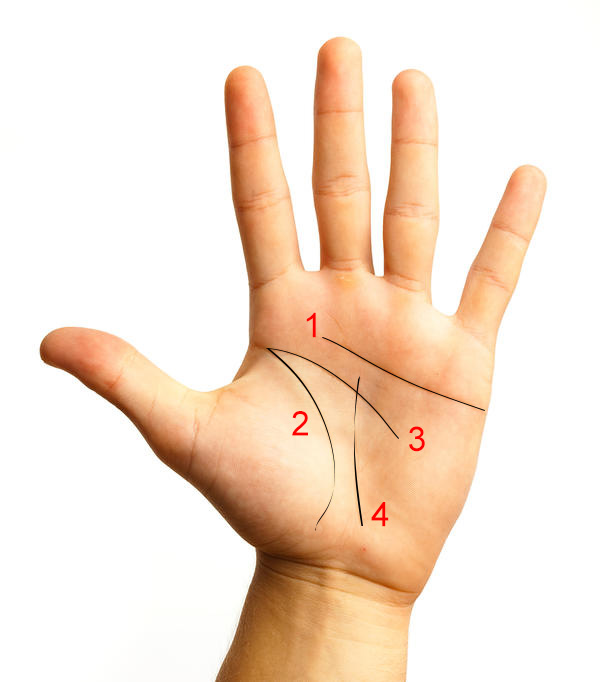
#> input picture images/HandLines.jpg, 600 x 682 px
$ python -i effects.py   (imports and definitions only)
#> lines starting #> are read from the running program, lines starting #| are printed output that depends on the picture; after the words box and inside, x2 and y2 are one past the last pixel; in counts of white or black regions, pixels touching at a corner belong together
#> further down, picture is the input picture: shape (682, 600, 3); mean B, G, R 209.9, 226.2, 245.5
import cv2
import numpy as np

def get_ball(image):
    radius = 20
    color = (255, 0, 0)
    thickness = -1
    center_coordinates = (50, 50)
    new_image = cv2.circle(image, center_coordinates, radius, color, thickness)
    return new_image

def change_colour(image):
    (rows, cols, height) = np.shape(image)
    red_img = np.full((rows, cols, 3), (0, 0, 255), np.uint8)
    new_image = cv2.add(image, red_img)
    return new_image

def change_colour_green(image):
    (rows, cols, height) = np.shape(image)
    green_img = np.full((rows, cols, 3), (0, 150, 0), np.uint8)
    new_image = cv2.add(image, green_img)
    return new_image

def change_colour_blue(image):
    (rows, cols, height) = np.shape(image)
    blue_img = np.full((rows, cols, 3), (255, 0, 0), np.uint8)
    new_image = cv2.add(image, blue_img)
    return new_image

def change_colour_purple(image):
    (rows, cols, height) = np.shape(image)
    blue_img = np.full((rows, cols, 3), (200, 0, 200), np.uint8)
    new_image = cv2.add(image, blue_img)
    return new_image
def change_colour_yellow(image):
    (rows, cols, height) = np.shape(image)
    blue_img = np.full((rows, cols, 3), (150, 150, 0), np.uint8)
    new_image = cv2.add(image, blue_img)
    return new_image

def colourize_image(image):
    cnt = 0
    hsvim = cv2.cvtColor(image, cv2.COLOR_BGR2HSV)
#> hsvim: shape (682, 600, 3); mean H, S, V 7.6, 41.8, 245.6
    lower = np.array([0, 10, 60], dtype="uint8")
    upper = np.array([20, 150, 255], dtype="uint8")
    sensitivity = 130

    lower = np.array([0, 0, 255 - sensitivity])
    upper = np.array([179, sensitivity, 255])
    skinRegionHSV = cv2.inRange(hsvim, lower, upper)
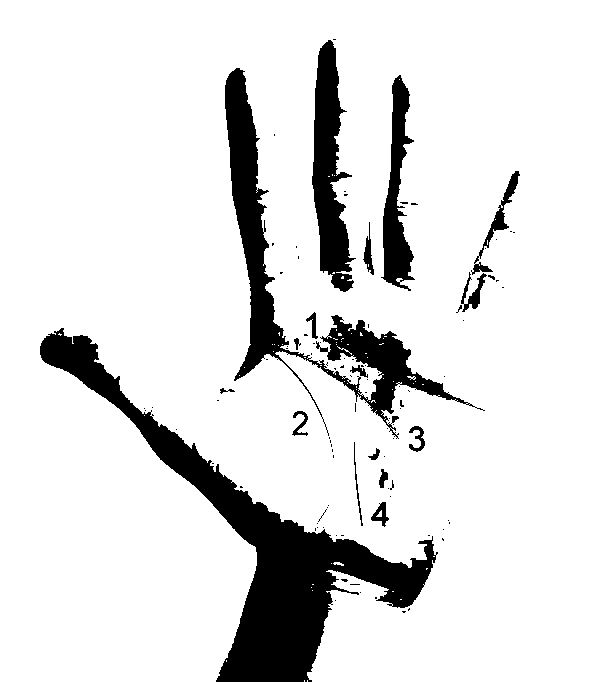
#> skinRegionHSV: shape (682, 600); 88% white; 102 black regions (85 under 20 px), largest, box (x1, y1, x2, y2) and area: (40, 328, 438, 682) 24653, (225, 68, 485, 439) 12497, (312, 40, 356, 292) 5885
    blurred = cv2.blur(skinRegionHSV, (2, 2))
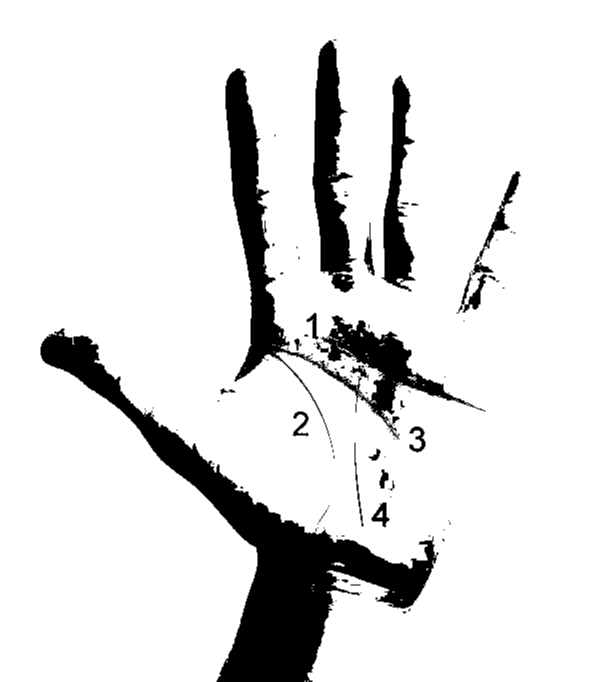
#> blurred: shape (682, 600); min 0, max 255, mean 224.3
    ret, thresh = cv2.threshold(blurred, 0, 255, cv2.THRESH_BINARY)
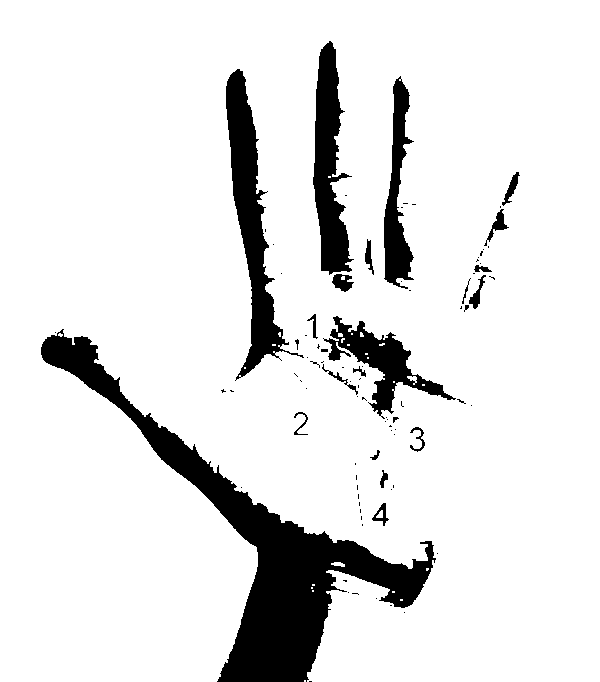
#> thresh: shape (682, 600); 89.1% white; 90 black regions (67 under 20 px)
    #return thresh

    #print(thresh)
    contours, hierarchy = cv2.findContours(thresh, cv2.RETR_TREE, cv2.CHAIN_APPROX_SIMPLE)
#> contours = 146 contours, 116 with area under 20; largest, box (x1, y1, x2, y2) and area: (0, 0, 600, 682) 383691, (225, 68, 305, 381) 7362, (312, 40, 355, 276) 5504, (323, 315, 457, 417) 4108, (383, 75, 415, 290) 3403
    try:
        contours = max(contours, key=lambda x: cv2.contourArea(x))
#> contours = contour of 773 points, box (x1, y1, x2, y2) (0, 0, 600, 682), area 383691
        #print(contours)
        cv2.drawContours(image, [contours], -1, (255, 255, 0), 2)
        #cnt = contours[0]
        hull = cv2.convexHull(contours, returnPoints=False)
#> hull = [772, 771, 1, 0]
        #cv2.drawContours(image, hull, -1, (0, 255, 255), 2)
        #print(hull)
        defects = cv2.convexityDefects(contours, hull)
#> defects = [[1, 771, 214, 90368]]
        #print(defects)

        if defects is not None:
            cnt = 0
        for i in range(defects.shape[0]):  # calculate the angle
            s, e, f, d = defects[i][0]
            start = tuple(contours[s][0])
            end = tuple(contours[e][0])
            far = tuple(contours[f][0])
            a = np.sqrt((end[0] - start[0]) ** 2 + (end[1] - start[1]) ** 2)
            b = np.sqrt((far[0] - start[0]) ** 2 + (far[1] - start[1]) ** 2)
            c = np.sqrt((end[0] - far[0]) ** 2 + (end[1] - far[1]) ** 2)
            angle = np.arccos((b ** 2 + c ** 2 - a ** 2) / (2 * b * c))  # cosine theorem
            if angle <= np.pi / 2:  # angle less than 90 degree, treat as fingers
                cnt += 1
                cv2.circle(image, far, 4, [0, 0, 255], -1)
#> this loop made 1 pass
#> (s, e, f, d, start, end, far, a) on pass 1: (1, 771, 214, 90368, (0, 681), (599, 681), (62, 328), 599)
#> image: shape (682, 600, 3); mean B, G, R 211.7, 227.5, 240
#> after the loop, cnt = 1
            #print(cnt)
        if cnt > 0:
            cnt = cnt + 1
#> cnt = 2
        cv2.putText(image, str(cnt), (0, 50), cv2.FONT_HERSHEY_SIMPLEX, 1, (255, 255, 0), 2, cv2.LINE_AA)
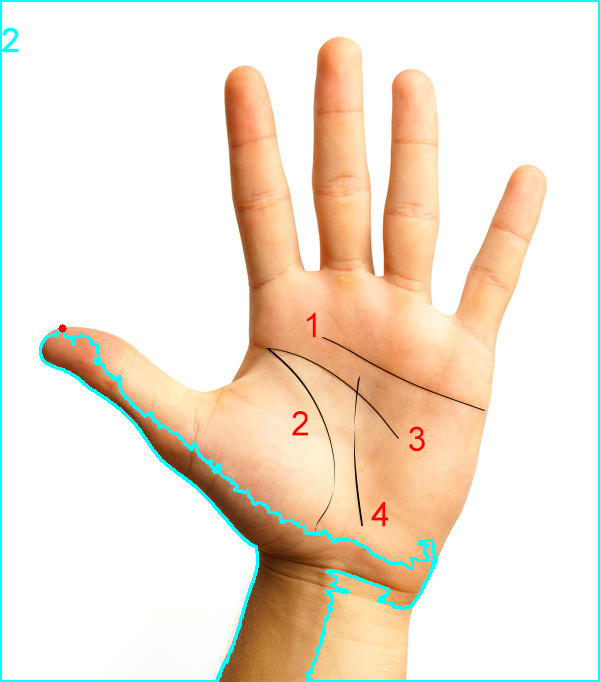
#> image: shape (682, 600, 3); mean B, G, R 211.7, 227.5, 239.8
    except:
        pass
    return image, cnt

>>> import cv2
>>> picture = cv2.imread('images/HandLines.jpg')
>>> result = colourize_image(picture)
